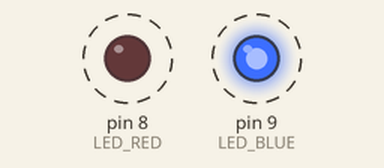
Simulated run of this sketch. Board: Arduino Uno, built with avr-gcc and run on an emulated ATmega328P. Parts: output pins drawn as LEDs (lit = HIGH). Dashed ring = blinking.

Above: at 0.04 s.
Timing chart, 0 to 3.0 s (numbered marks = the images above):
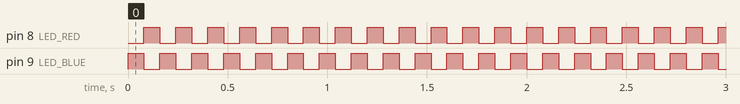

The sketch:

02-2-1.ino
```cpp
#define LED_BLUE 9
#define LED_RED 8
#define DELAY_TIME 80

void setup() {
  pinMode(LED_BLUE,OUTPUT);
  pinMode(LED_RED,OUTPUT);
}

void loop() {
  digitalWrite(LED_BLUE,HIGH);
  digitalWrite(LED_RED,LOW);
  delay(DELAY_TIME);
  digitalWrite(LED_BLUE,LOW);
  digitalWrite(LED_RED,HIGH);
  delay(DELAY_TIME);
}
```

Measured:
- by itself, pin 8 (LED_RED), pin 9 (LED_BLUE): alternates HIGH for 0.08 s and LOW for 0.08 s
